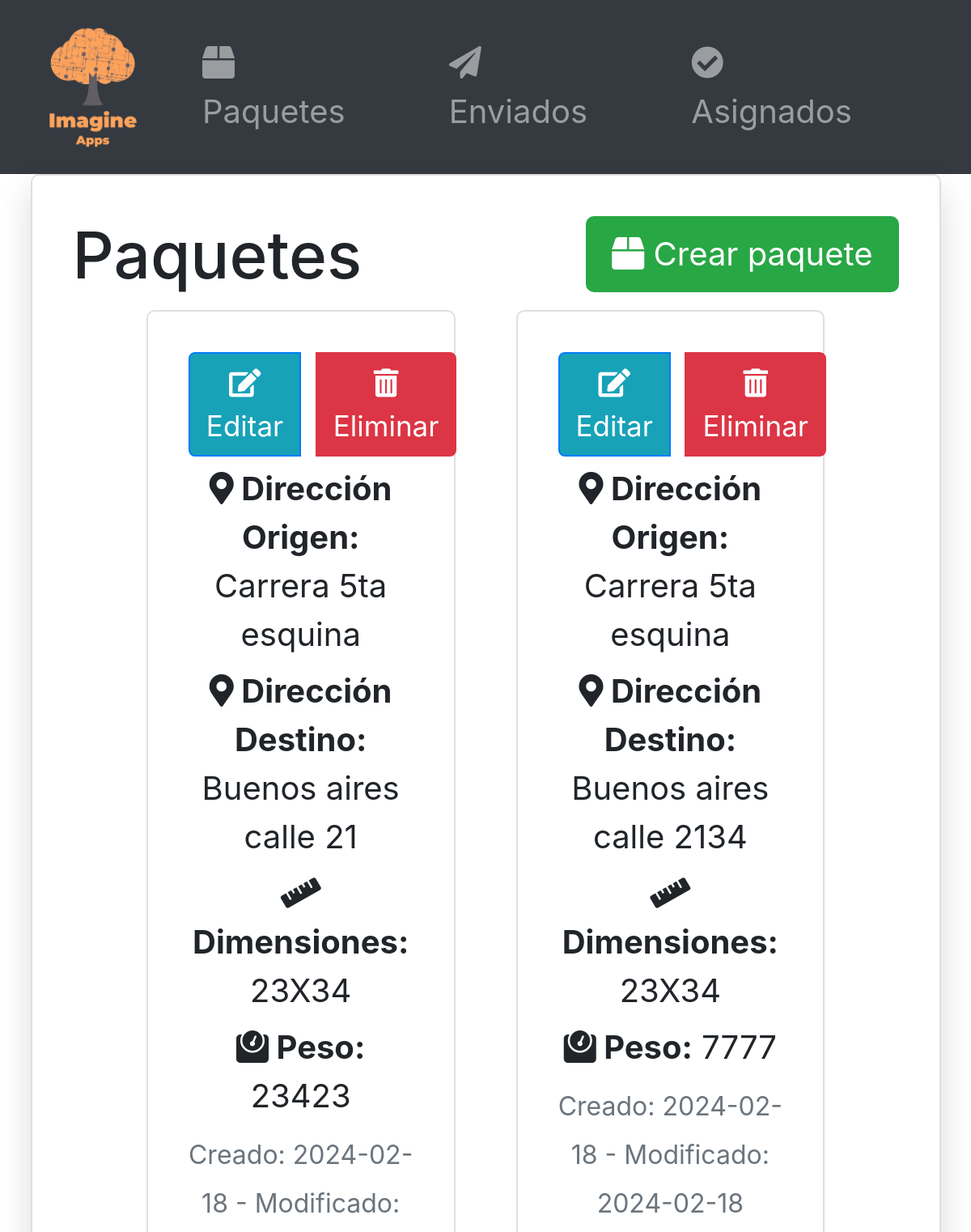
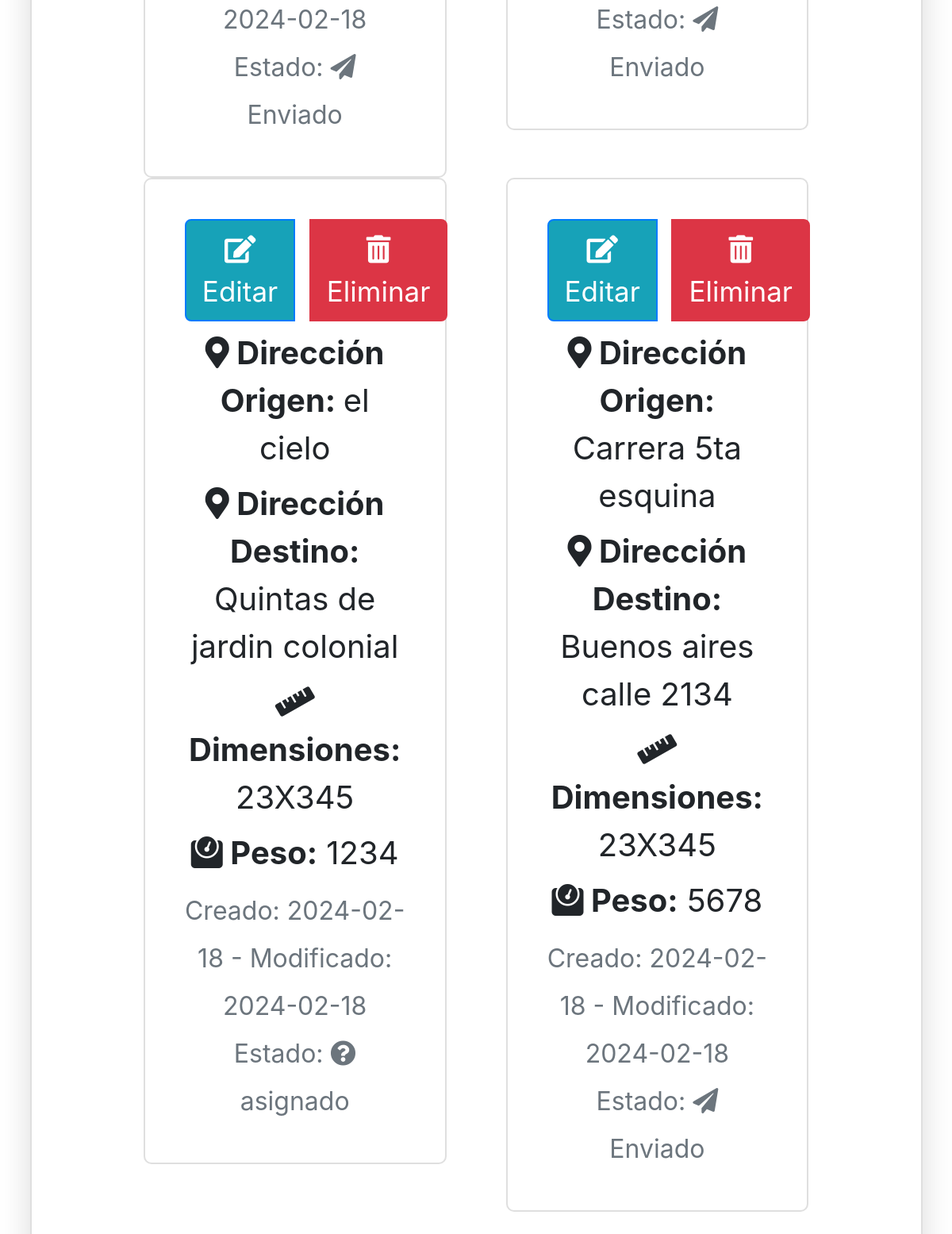
Before: / with the older database file (2 pictures, top to bottom).
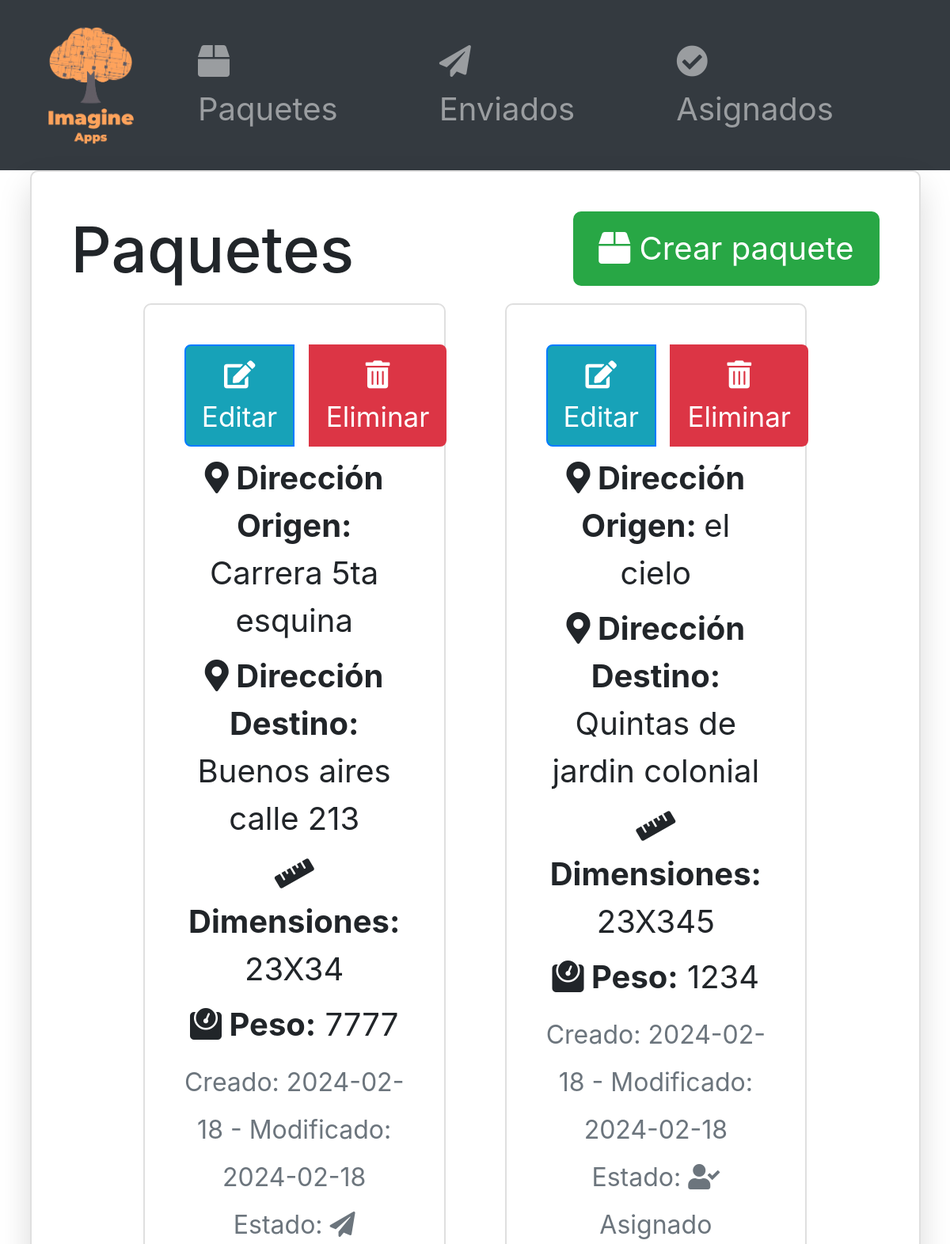
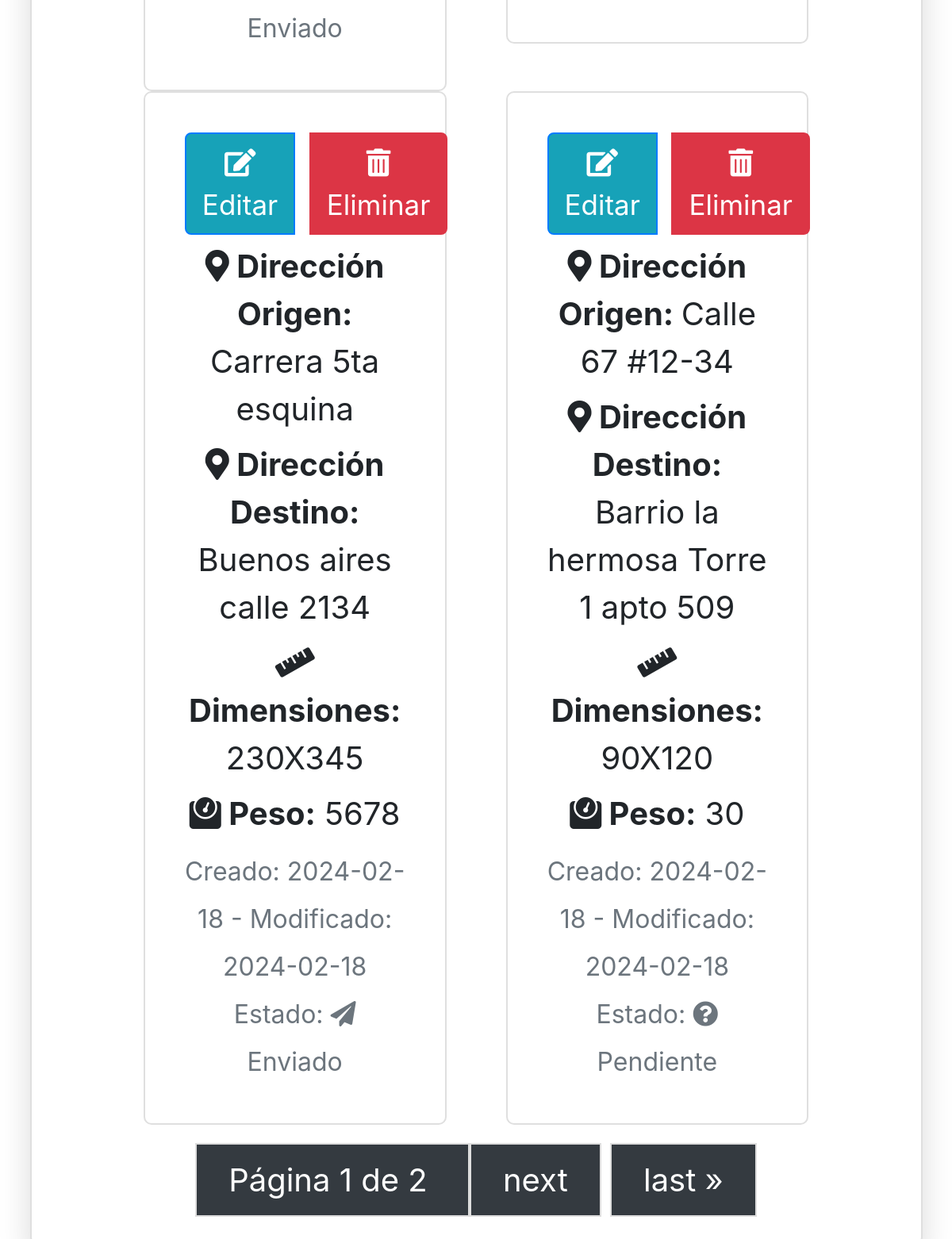
After: the same page with the newer database file (2 pictures, top to bottom).
### logistics/models.py (models this page shows, shortened)
class Paquete(models.Model):
    idPaquete = models.AutoField(primary_key=True)
    peso = models.IntegerField()
    dimensiones = models.CharField(max_length=50)
    direccion_origen = models.CharField(max_length=255)
    direccion_destino = models.CharField(max_length=255)
    estado_entrega = models.CharField(max_length=20)
    idCliente = models.ForeignKey(Cliente, on_delete=models.CASCADE)
    idTransportista = models.ForeignKey(Transportista, on_delete=models.CASCADE,null=True)
    fecha_creacion = models.DateTimeField(default=timezone.now, blank=True)
    fecha_actualizacion = models.DateTimeField(auto_now=True)

### logistics/Paquetes/views.py (the view)
# urls.py: path('', viewsPaquetes.listar_paquetes,name='home'),
def listar_paquetes(request):
    paquetes = Paquete.objects.all().order_by('fecha_creacion')
    page = request.GET.get('page', 1)
    paginator = Paginator(paquetes, 4)  # Muestra 5 canales por página
    try:
        paquetes = paginator.page(page)
    except EmptyPage:
        paquetes = paginator.page(paginator.num_pages)
    return render(request, 'paquetes.html', {'paquetes': paquetes})

### logistics/templates/paquetes.html (shortened to what this page needs)
{% extends "base.html" %}
{% block content %}
<div class="container">
    <div class="card shadow card-container">
        <div class="card-body">
            <a href="{% url 'crear_paquete' %}" class="btn btn-success float-right">
                <i class="fa fa-box"></i> Crear paquete
            </a>
            <h2>Paquetes</h2>
            {% if paquetes %}
            <div class="row justify-content-center container-row">
                {% for paquete in paquetes %}
                    {% include "paquete.html" %}
                {% endfor %}
            </div>
            <div class="pagination mt-3">
                <span class="step-links">
                    {% if paquetes.has_previous or paquetes.has_next %}
                        <span class="current">
                            Página {{ paquetes.number }} de {{ paquetes.paginator.num_pages }}
                        </span>
                    {% endif %}
                    {% if paquetes.has_next %}
                        <a href="?page={{ paquetes.next_page_number }}">next</a>
                        <a href="?page={{ paquetes.paginator.num_pages }}">last &raquo;</a>
                    {% endif %}
                </span>
            </div>
            {% else %}
                <p class="mt-3">No tienes paquetes aún.</p>
            {% endif %}
        </div>
    </div>
</div>
{% endblock content %}

### logistics/templates/paquete.html (shortened to what this page needs)
{% block paquete%}
<div class="col-lg-5 text-center">
    <div class="card">
        <div class="card-body">
            {% if not operacion %}
            <div class="btn-group" role="group">
                <a href="{% url 'actualizar_paquete' paquete.idPaquete %}" class="btn-configuracion-canal btn btn-sm btn-primary mr-2">
                    <i class="fas fa-edit"></i> Editar
                </a>
                <button type="button" class="btn btn-sm btn-danger eliminar-btn" onClick="abrir_modal_eliminacion('{% url 'modal_eliminar' paquete.idPaquete %}')">
                    <i class="fas fa-trash-alt"></i> Eliminar
                </button>
            </div>
            {% endif %}
            <p class="card-text mb-1"><strong><i class="fas fa-map-marker-alt"></i> Dirección Origen: </strong>{{ paquete.direccion_origen }}</p>
            <p class="card-text mb-1"><strong><i class="fas fa-map-marker-alt"></i> Dirección Destino:</strong> {{ paquete.direccion_destino }}</p>
            <p class="card-text mb-1"><strong><i class="fas fa-ruler"></i> Dimensiones:</strong> {{ paquete.dimensiones }}</p>
            <p class="card-text mb-1"><strong><i class="fas fa-weight"></i> Peso:</strong> {{ paquete.peso }}</p>
            <div>
                <small class="text-muted">Creado: {{ paquete.fecha_creacion|date:"Y-m-d" }} - </small>
                <small class="text-muted">Modificado: {{ paquete.fecha_actualizacion|date:"Y-m-d" }}</small><br>
                <small class="text-muted">Estado:
                    {% if paquete.estado_entrega == 'Enviado' %}
                        <i class="fas fa-paper-plane"></i>
                    {% elif paquete.estado_entrega == 'Asignado' %}
                        <i class="fas fa-user-check"></i>
                    {% else %}
                        <i class="fas fa-question-circle"></i>
                    {% endif %}
                    {{ paquete.estado_entrega }}
                </small>
            </div>
        </div>
    </div>
</div>
{% endblock%}

Changed rows visible on the page:
removed Paquete: direccion_origen "Carrera 5ta esquina", direccion_destino "Buenos aires calle 21", dimensiones "23X34", peso "23423", fecha_creacion "2024-02-18", fecha_actualizacion "2024-02-18", estado_entrega "Enviado"
changed Paquete: direccion_destino "Buenos aires calle 2134" → "Buenos aires calle 213"
changed Paquete "el cielo": estado_entrega "asignado" → "Asignado"
changed Paquete "Buenos aires calle 2134": dimensiones "23X345" → "230X345"
added Paquete: direccion_origen "Calle 67 #12-34", direccion_destino "Barrio la hermosa Torre 1 apto 509", dimensiones "90X120", peso "30", fecha_creacion "2024-02-18", fecha_actualizacion "2024-02-18", estado_entrega "Pendiente"
Other visible differences:
{{ paquetes.number }}: (not shown) → "1"
{{ paquetes.paginator.num_pages }}: (not shown) → "2"
text now shown: "Página de next last »"
